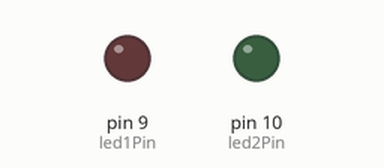
This program was run on a simulated Arduino Uno, built with avr-gcc and run on an emulated ATmega328P. Shown: output pins drawn as LEDs (lit = HIGH).

Above: at 2.5 s.
At 6.0 s:
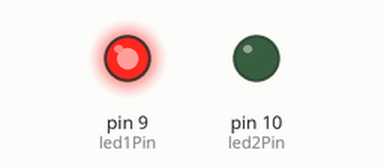
At 8.0 s:
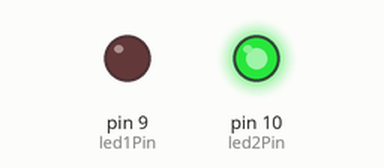
At 9.7 s:
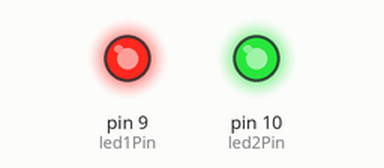
Timing chart, 0 to 13.7 s (numbered marks = the images above):
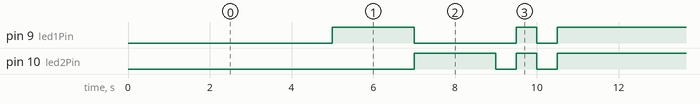

The program:

main.cpp
```cpp
// (licence header left out)
#include <arduino.h>

int led1Pin = 9;
int led2Pin = 10;

void setup() {
  // put your setup code here, to run once:
  pinMode(led1Pin, OUTPUT);
  pinMode(led2Pin, OUTPUT);
}

void loop() {
  // put your main code here, to run repeatedly:
  delay(5000);
  digitalWrite(led1Pin, HIGH);
  digitalWrite(led2Pin, LOW);
  delay(2000);
  digitalWrite(led1Pin, LOW);
  digitalWrite(led2Pin, HIGH);
  delay(2000);
  digitalWrite(led1Pin, LOW);
  digitalWrite(led2Pin, LOW);
  delay(500);
  digitalWrite(led1Pin, HIGH);
  digitalWrite(led2Pin, HIGH);
  delay(500);
  digitalWrite(led1Pin, LOW);
  digitalWrite(led2Pin, LOW);
  delay(500);
  digitalWrite(led1Pin, HIGH);
  digitalWrite(led2Pin, HIGH);
}
```

Measured:
- by itself, pin 9 (led1Pin): repeats every 10.5 s: LOW 2.5 s, HIGH 0.50 s, LOW 0.50 s, HIGH 7.0 s
- by itself, pin 10 (led2Pin): repeats every 10.5 s: LOW 0.50 s, HIGH 0.50 s, LOW 0.50 s, HIGH 5.0 s, LOW 2.0 s, HIGH 2.0 s
- by itself, everything shown: repeats every 10.5 s, in 6 steps
